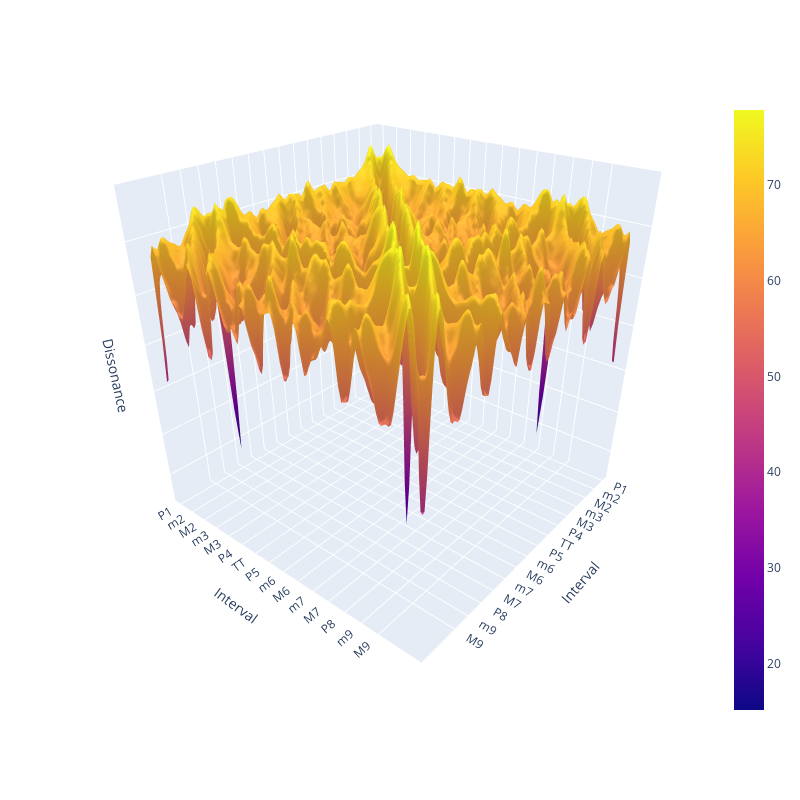

Notebook cell for this chart:
### Markdown cell above
## 3D graph

### Code cell
fig = go.Figure()
fig.add_trace(go.Surface(z=zs, x=xs, y=ys))

fig.update_layout(
    scene = dict(
        xaxis = dict(
            ticktext=intervals,
            tickvals=interval_vals,
            title_text="Interval",
            type="log"
        ),
        yaxis = dict(
            ticktext=intervals,
            tickvals=interval_vals,
            title_text="Interval",
            type="log"
        ),
        zaxis = dict(showticklabels=False, title="Dissonance"),
    ),
    scene_camera = dict(
        eye=dict(x=1.5, y=1.25, z=1),
        center=dict(x=0, y=0, z=-0.2)
    ),
    width=800, height=800
)
fig.show()

### Figure 1 — Plotly figure (JSON) as saved in the notebook; plotly's stock layout.template omitted (floating-point values rounded to 4 significant figures; data arrays with more than 128 entries replaced by an {"elided": "..."} marker saying what was removed)
{"data": [{"type": "surface", "x": [261.6, 265.6, 269.6, 273.5, 277.5, 281.4, 285.4, 289.4, 293.3, 297.3, 301.3, 305.2, 309.2, 313.2, 317.1, 321.1, 325.0, 329.0, 333.0, 336.9, 340.9, 344.9, 348.8, 352.8, 356.8, 360.7, 364.7, 368.7, 372.6, 376.6, 380.5, 384.5, 388.5, 392.4, 396.4, 400.4, 404.3, 408.3, 412.3, 416.2, 420.2, 424.2, 428.1, 432.1, 436.0, 440.0, 444.0, 447.9, 451.9, 455.9, 459.8, 463.8, 467.8, 471.7, 475.7, 479.6, 483.6, 487.6, 491.5, 495.5, 499.5, 503.4, 507.4, 511.4, 515.3, 519.3, 523.3, 527.2, 531.2, 535.1, 539.1, 543.1, 547.0, 551.0, 555.0, 558.9, 562.9, 566.9, 570.8, 574.8, 578.7, 582.7, 586.7, 590.6, 594.6, 598.6, 602.5, 606.5, 610.5, 614.4, 618.4, 622.4, 626.3, 630.3, 634.2, 638.2, 642.2, 646.1, 650.1, 654.1], "y": [261.6, 265.6, 269.6, 273.5, 277.5, 281.4, 285.4, 289.4, 293.3, 297.3, 301.3, 305.2, 309.2, 313.2, 317.1, 321.1, 325.0, 329.0, 333.0, 336.9, 340.9, 344.9, 348.8, 352.8, 356.8, 360.7, 364.7, 368.7, 372.6, 376.6, 380.5, 384.5, 388.5, 392.4, 396.4, 400.4, 404.3, 408.3, 412.3, 416.2, 420.2, 424.2, 428.1, 432.1, 436.0, 440.0, 444.0, 447.9, 451.9, 455.9, 459.8, 463.8, 467.8, 471.7, 475.7, 479.6, 483.6, 487.6, 491.5, 495.5, 499.5, 503.4, 507.4, 511.4, 515.3, 519.3, 523.3, 527.2, 531.2, 535.1, 539.1, 543.1, 547.0, 551.0, 555.0, 558.9, 562.9, 566.9, 570.8, 574.8, 578.7, 582.7, 586.7, 590.6, 594.6, 598.6, 602.5, 606.5, 610.5, 614.4, 618.4, 622.4, 626.3, 630.3, 634.2, 638.2, 642.2, 646.1, 650.1, 654.1], "z": {"elided": "100x100 float values"}}], "layout": {"height": 800, "scene": {"camera": {"center": {"x": 0, "y": 0, "z": -0.2}, "eye": {"x": 1.5, "y": 1.25, "z": 1}}, "xaxis": {"ticktext": ["P1", "m2", "M2", "m3", "M3", "P4", "TT", "P5", "m6", "M6", "m7", "M7", "P8", "m9", "M9"], "tickvals": [261.6, 277.2, 293.7, 311.1, 329.6, 349.2, 370.0, 392.0, 415.3, 440, 466.2, 493.9, 523.3, 554.4, 587.3], "title": {"text": "Interval"}, "type": "log"}, "yaxis": {"ticktext": ["P1", "m2", "M2", "m3", "M3", "P4", "TT", "P5", "m6", "M6", "m7", "M7", "P8", "m9", "M9"], "tickvals": [261.6, 277.2, 293.7, 311.1, 329.6, 349.2, 370.0, 392.0, 415.3, 440, 466.2, 493.9, 523.3, 554.4, 587.3], "title": {"text": "Interval"}, "type": "log"}, "zaxis": {"showticklabels": false, "title": {"text": "Dissonance"}}}, "width": 800}}
